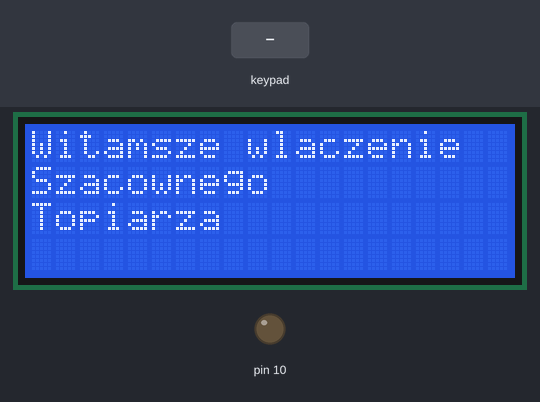
The sketch below on a simulated Arduino Uno, built with avr-gcc and run on an emulated ATmega328P. Shown: 20×4 character LCD, output pins drawn as LEDs (lit = HIGH). Inputs (shaded band) come from the test bench.

Above: at 2.2 s.
2.3 s: key 'A' pressed
At 5.2 s:
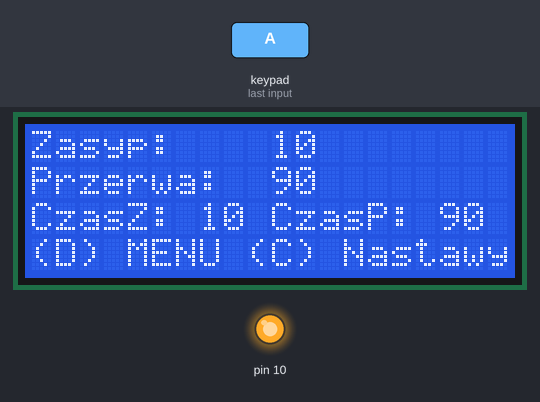
5.3 s: keypad keys 2 3 4 5 D pressed 0.4 s apart
At 7.7 s:
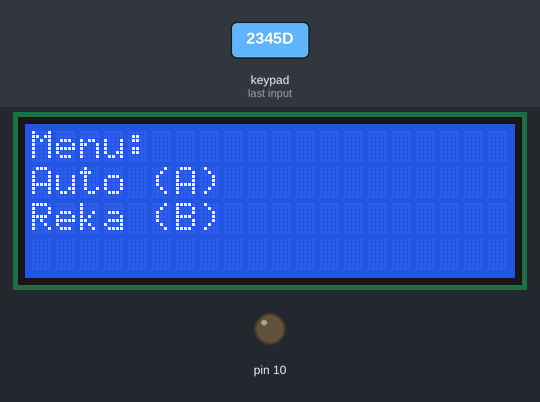
8.8 s: key 'B' pressed
At 9.2 s:
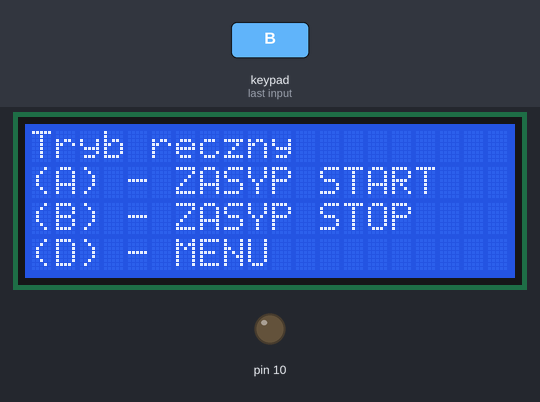
10.3 s: keypad keys 2 3 4 5 A pressed 0.4 s apart
At 12.8 s:
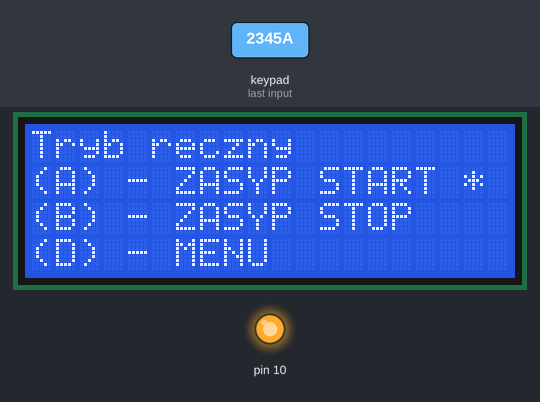
13.8 s: key 'B' pressed
At 14.2 s:
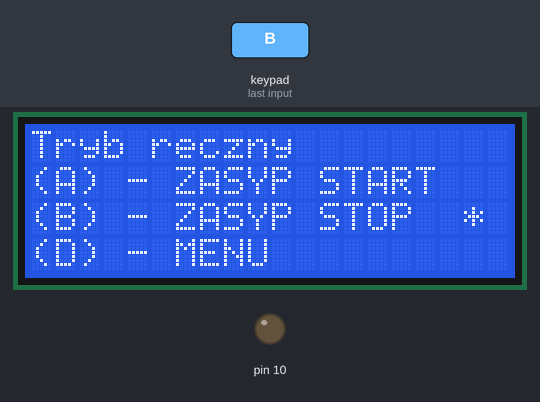
15.3 s: key 'D' pressed
At 15.8 s:
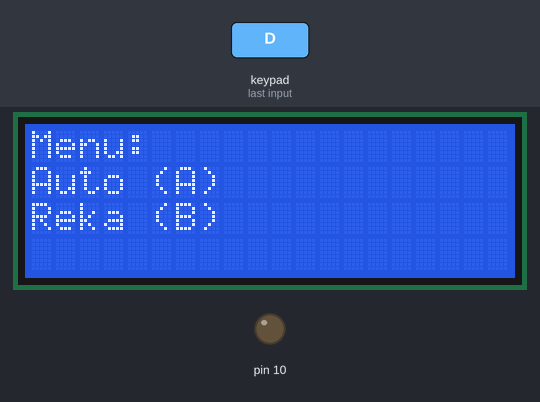
Timing chart, 0 to 17.8 s (numbered marks = the images above; inputs shaded):
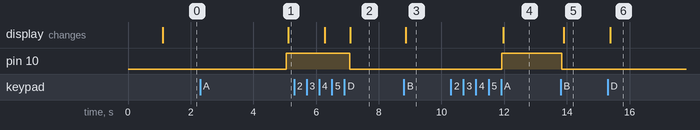

Measured:
- after the input at 2.3 s, pin 10: LOW → HIGH after 2.7 s; the display: changes after 2.8 s (image 1)
- after the input at 5.3 s, pin 10: HIGH → LOW after 1.8 s
- after the input at 8.8 s, the display: changes after 0.07 s (image 3)
- after the input at 10.3 s, pin 10: LOW → HIGH after 1.6 s; the display: changes after 1.7 s (image 4)
- after the input at 13.8 s, pin 10: HIGH → LOW at once; the display: changes after 0.10 s (image 5)
- after the input at 15.3 s, the display: changes after 0.08 s (image 6)

The sketch:

Czasuwka.ino
```cpp
#include <Wire.h>
#include <LiquidCrystal_I2C.h>
#include <Keypad.h>
#include <EEPROM.h>

const byte ROWS = 4; //number of rows
const byte COLS = 4; //number of columns
char keys[COLS][ROWS] = {
	{'1', '2', '3', 'A'},
	{'4', '5', '6', 'B'},
	{'7', '8', '9', 'C'},
	{'*', '0', '#', 'D'}};

/*
D2 - keypad8
D3 - keypad7
D4 - keypad6
.
D9 - keypad1
*/
byte rowPins[ROWS] = {2, 3, 4, 5}; //connect to the row pinouts of the keypad
byte colPins[COLS] = {6, 7, 8, 9}; //connect to the column pinouts of the keypad

Keypad keypad = Keypad(makeKeymap(keys), rowPins, colPins, ROWS, COLS);

/*SCL - A5
  SDA - A4*/
LiquidCrystal_I2C lcd(0x27, 20, 4); // set the LCD address to 0x27 for a 16 chars and 4 line display

unsigned long lastMillis;

//EEPROM comfig
int eeAderss = 0;

struct WorkSetup
{
	unsigned long work;
	unsigned long notWork;
	int count;
};

WorkSetup WS = {10, 90, 0};

////////////////////////////////////Setup and Loop////////////////////////////////////////////
void setup()
{
	pinMode(10, OUTPUT); // 5V to SSR
	digitalWrite(10, LOW);
	lastMillis = millis();

	lcd.init();		 // initialize the lcd
	lcd.backlight(); // light the screen
	lcd.noAutoscroll();

	if (WS.count == 0)
	{
		lcd.setCursor(0, 0);
		lcd.print("Pierwsze wlaczenie");
		delay(1000);
	}
	else
	{
		//WS.count = EEPROM.get(eeAderss,1);
	}

	WS.count++;
	//EEPROM.put()
}

void loop()
{
	while ((millis() - lastMillis) <= 5000)
	{
		//Startup screen
		lcd.setCursor(0, 0);
		lcd.print("Witam");
		lcd.setCursor(0, 1);
		lcd.print("Szacownego");
		lcd.setCursor(0, 2);
		lcd.print("Topiarza");
	}

	Menu();
}
/////////////////////////////////////////////////////////////////////////////////////////////////

void Menu()
{
	lcd.clear();
	while (true)
	{
		//Menu screen
		lcd.setCursor(0, 0);
		lcd.print("Menu:");
		lcd.setCursor(0, 1);
		lcd.print("Auto (A)");
		lcd.setCursor(0, 2);
		lcd.print("Reka (B)");

		char key = keypad.getKey();

		if (key != NO_KEY)
		{
			if (key == 'A')
			{
				lcd.clear();
				Auto();
			}
			if (key == 'B')
			{
				lcd.clear();
				Manual();
			}
		}
	}
}

void Auto()
{
	CountDown();
}

void CountDown()
{
	unsigned long _work = WS.work;
	unsigned long _notWork = WS.notWork;

	while (true)
	{
		/////////////Work Loop//////////////
		while (true)
		{
			digitalWrite(10, HIGH);
			ScreenAndLoop(_work, _notWork);

			_work--;

			if (_work <= 0)
			{
				_work = WS.work;
				break;
			}
		}
		/////////////Break Loop/////////////
		while (true)
		{
			digitalWrite(10, LOW);
			ScreenAndLoop(_work, _notWork);

			_notWork--;

			if (_notWork <= 0)
			{
				_notWork = WS.notWork;
				break;
			}
		}
	}
}

void ScreenAndLoop(unsigned long val, unsigned long val2)
{
	Screen(val, val2);
	for (int i = 0; i <= 10; i++)
	{
		MenuAuto();
		delay(100);
	}
}

void Manual()
{
	int num = 0;
	while (true)
	{
		if (num == 0)
		{
			//Manual controll screen
			HCS();
		}
		if (num == 1)
		{
			HCSWork();
		}
		if (num == 2)
		{
			HCSBreak();
		}

		char key = keypad.getKey();

		if (key != NO_KEY)
		{
			lcd.clear();
			if (key == 'A')
			{
				digitalWrite(10, HIGH);
				num = 1;
			}
			if (key == 'B')
			{
				digitalWrite(10, LOW);
				num = 2;
			}
			if (key == 'D')
			{
				digitalWrite(10, LOW);
				Menu();
			}
		}
	}
}

void HCS()
{
	lcd.setCursor(0, 0);
	lcd.print("Tryb reczny");
	lcd.setCursor(0, 1);
	lcd.print("(A) - ZASYP START");
	lcd.setCursor(0, 2);
	lcd.print("(B) - ZASYP STOP");
	lcd.setCursor(0, 3);
	lcd.print("(D) - MENU");
}

void HCSWork()
{
	lcd.setCursor(0, 0);
	lcd.print("Tryb reczny");
	lcd.setCursor(0, 1);
	lcd.print("(A) - ZASYP START *");
	lcd.setCursor(0, 2);
	lcd.print("(B) - ZASYP STOP");
	lcd.setCursor(0, 3);
	lcd.print("(D) - MENU");
}

void HCSBreak()
{
	lcd.setCursor(0, 0);
	lcd.print("Tryb reczny");
	lcd.setCursor(0, 1);
	lcd.print("(A) - ZASYP START");
	lcd.setCursor(0, 2);
	lcd.print("(B) - ZASYP STOP  *");
	lcd.setCursor(0, 3);
	lcd.print("(D) - MENU");
}

void SetUp()
{
	lcd.clear();
	digitalWrite(10, LOW);
	while (true)
	{
		SetUpScreen();

		char key = keypad.getKey();

		if (key != NO_KEY)
		{
			if (key == 'A')
			{
				lcd.clear();
				WS.work = GetVal("pracy");
				EEPROM.put(eeAderss, WS);
			}
			if (key == 'B')
			{
				lcd.clear();
				WS.notWork = GetVal("przerwy");
				EEPROM.put(eeAderss, WS);
			}
			if (key == 'D')
			{
				lcd.clear();
				CountDown();
			}
		}
	}
}

void SetUpScreen()
{
	lcd.setCursor(0, 0);
	lcd.print("Nastawy: ");
	lcd.setCursor(0, 1);
	lcd.print("(A) - Praca");
	lcd.setCursor(0, 2);
	lcd.print("(B) - Przerwa");
	lcd.setCursor(0, 3);
	lcd.print("(D) - Auto");
}

int GetVal(String str)
{
	String msg = "Czas " + str + ": 1-9999s";
	String val = "";
	int num = 0;

	while (true)
	{
		lcd.setCursor(0, 0);
		lcd.print(msg);
		lcd.setCursor(0, 1);
		lcd.print(val);
		lcd.setCursor(0, 2);
		lcd.print("* skasuj, # enter");

		char key = keypad.getKey();

		if (key != NO_KEY)
		{
			if (key == 'D')
			{
				SetUp();
			}
			if (key == '*')
			{
				val = "";
			}
			if (key == '#')
			{
				num = val.toInt();
				break;
			}
			val += key;
		}
	}
	lcd.clear();
	return num;
}

void MenuAuto()
{
	char key = keypad.getKey();

	if (key != NO_KEY)
	{
		if (key == 'C')
		{
			digitalWrite(10, LOW);
			SetUp();
		}
		if (key == 'D')
		{
			digitalWrite(10, LOW);
			Menu();
		}
		//////////////
		if (key == '1')
		{
			WS.work++;
		}
		if (key == '7')
		{
			WS.work--;
		}
		if (key == '3')
		{
			WS.notWork++;
		}
		if (key == '9')
		{
			WS.notWork--;
		}
		////////////
	}
}

void Screen(unsigned long s, unsigned long p)
{
	lcd.setCursor(0, 0);
	lcd.print("Zasyp: ");
	lcd.setCursor(10, 0);
	lcd.print(ConvertToString(s));

	lcd.setCursor(0, 1);
	lcd.print("Przerwa: ");
	lcd.setCursor(10, 1);
	lcd.print(ConvertToString(p));

	lcd.setCursor(0, 2);
	lcd.print("CzasZ: ");
	lcd.setCursor(7, 2);
	lcd.print(WS.work);

	lcd.setCursor(10, 2);
	lcd.print("CzasP: ");
	lcd.setCursor(17, 2);
	lcd.print(WS.notWork);

	lcd.setCursor(0, 3);
	lcd.print("(D) MENU");
	lcd.setCursor(9, 3);
	lcd.print("(C) Nastawy");
}

String ConvertToString(unsigned long v)
{
	String str = String(v, DEC);

	if (v < 10)
	{
		str = "0" + str;
	}
	return str;
}
```
